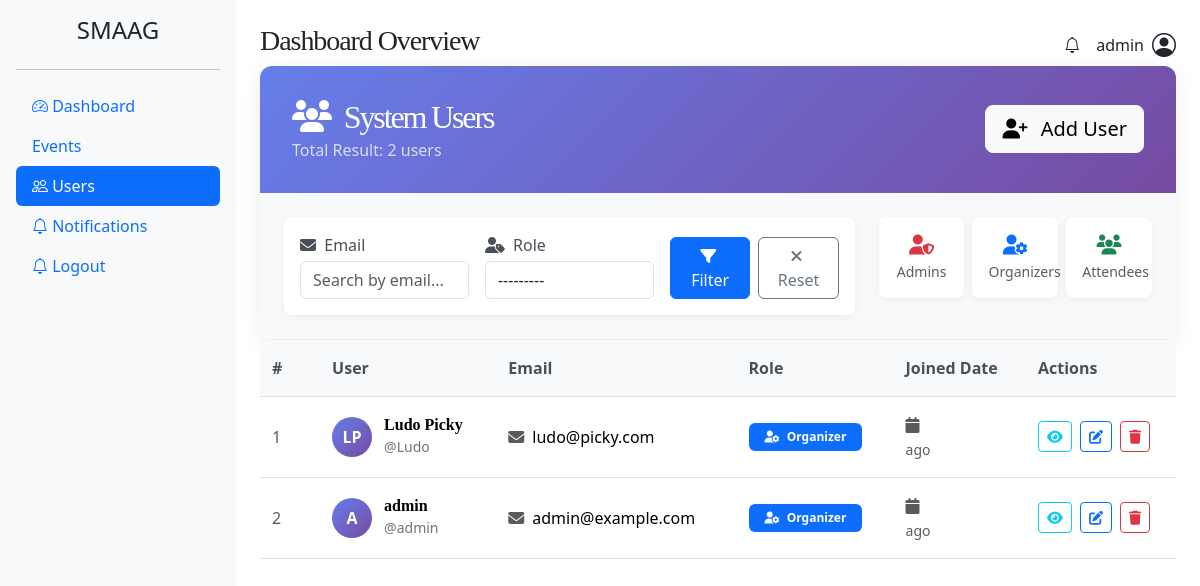
The page /users/ (signed in) on the database as committed earlier.
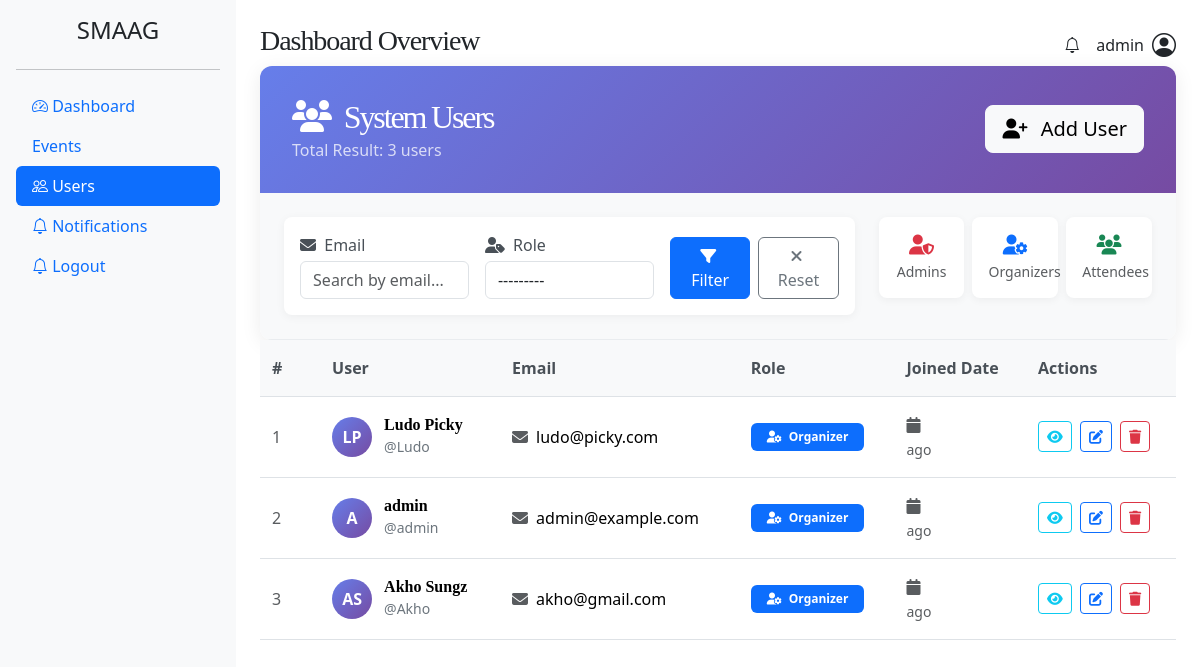
The same page on the database as committed later.
### event_app/models.py (models this page shows, shortened)
class CustomUser(AbstractUser):
    ROLE_CHOICES = [
        ('admin', 'Admin'),
        ('organizer', 'Organizer'),
        ('attendee', 'Attendee'),
    ]
    contact_number = models.CharField(max_length=15, blank=True, null=True)
    role = models.CharField(max_length=20, choices=ROLE_CHOICES, default='organizer')

### event_app/views.py (the view)
# urls.py: path('users/', views.users_list_view, name='users'),
@login_required
def users_list_view(request):
    user = request.user
    if is_admin(user):
        users = User.objects.select_related('attendee_profile').all()
        user_filter = UserFilter(request.GET, queryset=users)
        form = UserRegistrationForm()
        paginator = Paginator(user_filter.qs, 20)
        page_number = request.GET.get('page')
        try:
            page_obj = paginator.page(page_number)
        except PageNotAnInteger:
            page_obj = paginator.page(1)
        except EmptyPage:
            page_obj = paginator.page(paginator.number_pages)
        context = {
            'total_result': user_filter.qs.count(),
            'filter': user_filter,
            'page_obj': page_obj,
            'form': form,
        }
        return render(request, 'admin/users.html', context)
    else:
        messages.warning(request, 'Only admin can access this page. Please contact the admin')
        return redirect('home')

### event_app/views.py (called while the page is built)
def is_admin(user):
    return user.is_superuser or user.role == 'admin'

### templates/admin/users.html (shortened to what the changed rows need)
{% extends "admin/base.html" %}
{% block content %}
<div class="users-container">
    <div class="users-header">
        <div class="d-flex justify-content-between align-items-center">
            <div>
                <h2 class="mb-1">
                    <i class="fas fa-users me-2"></i>
                    System Users
                </h2>
                <p class="mb-0 opacity-75">Total Result: {{total_result}} users</p>
            </div>
        </div>
    </div>
</div>
<div class="table-responsive">
    {% if page_obj %}
    <table class="table table-hover mb-0">
        <thead>
            <tr>
                <th scope="col" style="width: 60px;">#</th>
                <th scope="col">User</th>
                <th scope="col">Email</th>
                <th scope="col">Role</th>
                <th scope="col">Joined Date</th>
                <th scope="col" style="width: 150px;">Actions</th>
            </tr>
        </thead>
        <tbody>
            {% for user in page_obj %}
            <tr>
                <td>
                    <span class="text-muted">{{ forloop.counter }}</span>
                </td>
                <td>
                    <div class="user-info">
                        <div class="user-avatar">
                            {% if user.first_name %}
                            {{ user.first_name|first|upper }}{{ user.last_name|first|upper }}
                            {% else %}
                            {{ user.username|first|upper }}
                            {% endif %}
                        </div>
                        <div class="user-details">
                            <h6>
                                {% if user.first_name or user.last_name %}
                                {{ user.first_name }} {{ user.last_name }}
                                {% else %}
                                {{ user.username }}
                                {% endif %}
                            </h6>
                            <small>@{{ user.username }}</small>
                        </div>
                    </div>
                </td>
                <td>
                    <div class="d-flex align-items-center">
                        <i class="fas fa-envelope text-muted me-2"></i>
                        {{ user.email }}
                    </div>
                </td>
                <td>
                    {% if user.role == 'admin' %}
                    <span class="badge role-admin px-3 py-2">
                        <i class="fas fa-user-shield me-1"></i>
                        Admin
                    </span>
                    {% elif user.role == 'organizer' %}
                    <span class="badge role-organizer px-3 py-2">
                        <i class="fas fa-user-cog me-1"></i>
                        Organizer
                    </span>
                    {% elif user.role == 'attendee' %}
                    <span class="badge role-attendee px-3 py-2">
                        <i class="fas fa-user me-1"></i>
                        Attendee
                    </span>
                    {% else %}
                    <span class="badge bg-secondary px-3 py-2">
                        <i class="fas fa-user-question me-1"></i>
                        {{ user.role|title }}
                    </span>
                    {% endif %}
                </td>
                <td>
                    <div>
                        <i class="fas fa-calendar text-muted me-2"></i>
                    </div>
                    <small class="text-muted">{{ user.joined_at|timesince }} ago</small>
                </td>
                <td>
                    <div class="action-buttons">
                        <a href="" class="btn btn-sm btn-outline-info me-1"
                            title="View Details">
                            <i class="fas fa-eye"></i>
                        </a>
                        <a href="" class="btn btn-sm btn-outline-primary me-1"
                            title="Edit User">
                            <i class="fas fa-edit"></i>
                        </a>
                        {% if user.role != 'admin' or user != request.user %}
                        <button type="button" class="btn btn-sm btn-outline-danger"
                            title="Delete User">
                            <i class="fas fa-trash"></i>
                        </button>
                        {% endif %}
                    </div>
                </td>
            </tr>
            {% endfor %}
        </tbody>
    </table>
    {% else %}
    <div class="text-center py-5">
        <i class="fas fa-users fa-3x text-muted mb-3"></i>
        <h5 class="text-muted">No users found</h5>
        <p class="text-muted">Try adjusting your filters or add a new user.</p>
    </div>
    {% endif %}
</div>
</div>
{% endblock content %}

### templates/admin/base.html (shortened to what this page needs)
{% load static %}
<!DOCTYPE html>
<html lang="en">
<head>
  <link href="https://cdn.jsdelivr.net/npm/bootstrap@5.3.7/dist/css/bootstrap.min.css" rel="stylesheet">
  <link href="https://cdn.jsdelivr.net/npm/bootstrap-icons/font/bootstrap-icons.css" rel="stylesheet">
  <link href="https://cdnjs.cloudflare.com/ajax/libs/font-awesome/6.4.0/css/all.min.css" rel="stylesheet">
  <link rel="stylesheet" href="{% static 'css/style.css' %}">
</head>
<body>
  <main class="d-flex">
    {% include "partials/sidebar.html" %}
    <div class="flex-grow-1 p-4">
      <div class="d-flex justify-content-between">
        <h3>Dashboard Overview</h3>
        <div class="d-flex align-items-center">
            <i class="bi bi-bell me-3 position-relative" id="notificationBell" data-bs-toggle="dropdown" aria-expanded="false">
            </i>
            <span class="me-2">{{ request.user.username }}</span>
            <i class="bi bi-person-circle fs-4"></i>
        </div>
      </div>
      {% block content %} {% endblock content %}
  </main>
</body>
</html>

Rows that differ between the two databases and show on the page:
added CustomUser: first_name|first "A", last_name|first "S", first_name "Akho", last_name "Sungz", username "Akho", email "akho@gmail.com", role "organizer" (drawn)
Other text that changed with them:
{{ total_result }}: "2" → "3"
